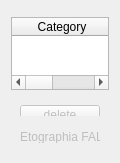
                <widget class="QWidget" name="scrollAreaWidgetContents">
                 <property name="geometry">
                  <rect>
                   <x>0</x>
                   <y>0</y>
                   <width>111</width>
                   <height>163</height>
                  </rect>
                 </property>
                 <layout class="QVBoxLayout" name="verticalLayout_10">
                  <item>
                   <widget class="QWidget" name="widBotoes" native="true"/>
                  </item>
                  <item>
                   <spacer name="verticalSpacer">
                    <property name="orientation">
                     <enum>Qt::Vertical</enum>
                    </property>
                    <property name="sizeHint" stdset="0">
                     <size>
                      <width>20</width>
                      <height>40</height>
                     </size>
                    </property>
                   </spacer>
                  </item>
                  <item>
                   <widget class="QTableWidget" name="tabRegistro">
                    <property name="alternatingRowColors">
                     <bool>true</bool>
                    </property>
                    <property name="selectionMode">
                     <enum>QAbstractItemView::SingleSelection</enum>
                    </property>
                    <property name="selectionBehavior">
                     <enum>QAbstractItemView::SelectRows</enum>
                    </property>
                    <property name="columnCount">
                     <number>3</number>
                    </property>
                    <attribute name="verticalHeaderVisible">
                     <bool>false</bool>
                    </attribute>
                    <column>
                     <property name="text">
                      <string>Category</string>
                     </property>
                    </column>
                    <column>
                     <property name="text">
                      <string>Begin Time</string>
                     </property>
                    </column>
                    <column>
                     <property name="text">
                      <string>End Time</string>
                     </property>
                    </column>
                   </widget>
                  </item>
                  <item>
                   <widget class="QWidget" name="widget_9" native="true">
                    <property name="minimumSize">
                     <size>
                      <width>0</width>
                      <height>20</height>
                     </size>
                    </property>
                    <property name="maximumSize">
                     <size>
                      <width>16777215</width>
                      <height>40</height>
                     </size>
                    </property>
                    <layout class="QHBoxLayout" name="horizontalLayout_14">
                     <item>
                      <widget class="QPushButton" name="pbDeleteRegistros">
                       <property name="enabled">
                        <bool>false</bool>
                       </property>
                       <property name="minimumSize">
                        <size>
                         <width>0</width>
                         <height>20</height>
                        </size>
                       </property>
                       <property name="text">
                        <string>delete</string>
                       </property>
                      </widget>
                     </item>
                    </layout>
                   </widget>
                  </item>
                  <item>
                   <widget class="QWidget" name="widget_10" native="true">
                    <property name="enabled">
                     <bool>false</bool>
                    </property>
                    <property name="minimumSize">
                     <size>
                      <width>10</width>
                      <height>30</height>
                     </size>
                    </property>
                    <layout class="QHBoxLayout" name="horizontalLayout_12">
                     <item>
                      <widget class="QLabel" name="lblEtographiOn">
                       <property name="enabled">
                        <bool>false</bool>
                       </property>
                       <property name="text">
                        <string>Etographia FALSE</string>
                       </property>
                      </widget>
                     </item>
                    </layout>
                   </widget>
                  </item>
                 </layout>
                </widget>
